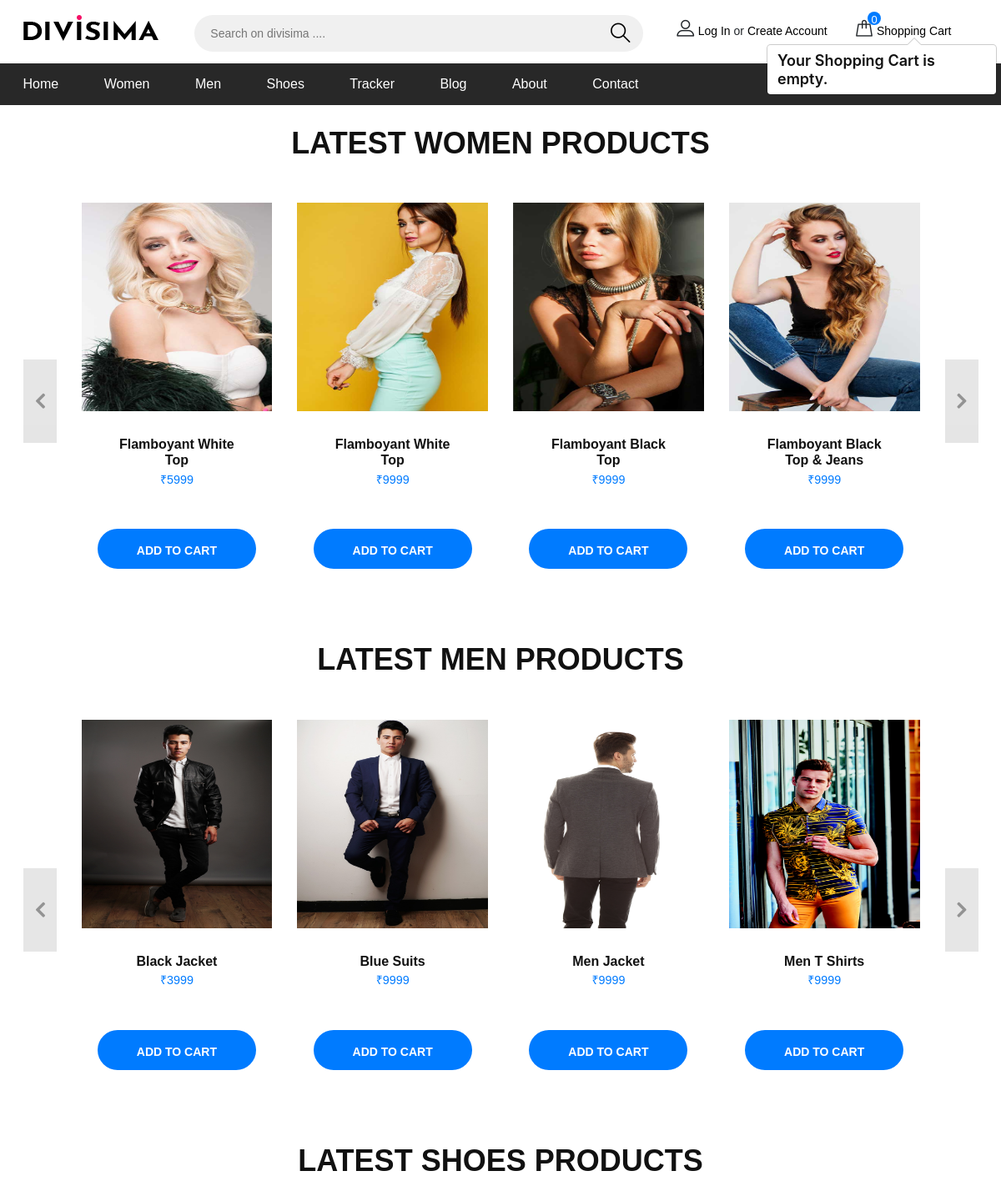
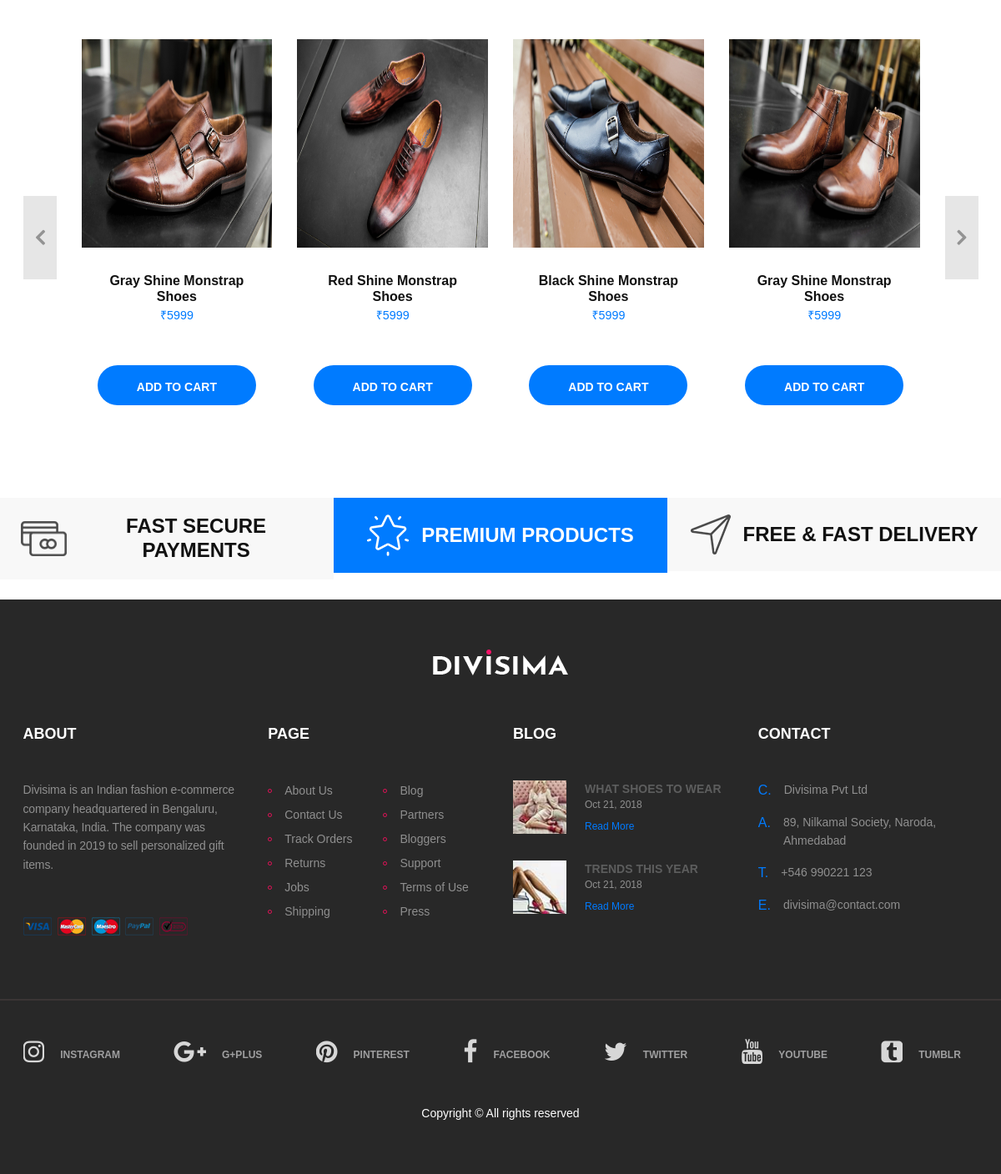
The page / on the database its author committed (2 pictures, top to bottom).
### shop/models.py (models this page shows, shortened)
class Product(models.Model):
    product_name = models.CharField(max_length=50)
    cate = models.CharField(max_length=50, default="", blank=True)
    subcate = models.CharField(max_length=50, default="", blank=True)
    img = models.ImageField(upload_to='shop/images',default="")
    price = models.CharField(max_length=20, default="")
    desc = models.TextField(max_length=1000, blank=True)
    pub_date = models.DateField()

### shop/views.py (the view)
# urls.py: path('', views.index, name='blog'),
def index(request):
    feat_prods = Feature_Product.objects.all()[::-1]
    allProd = []
    for cate in cates:
        prod = Product.objects.filter(cate=cate)[::-1]
        n = len(prod)
        nSlides = n//4 + ceil((n/4) - (n//4))
        allProd.append([prod, nSlides])
    context = {'allProd':allProd, 'feat_prods':feat_prods, 'cate':cates}
    return render(request, 'shop/index.html', context)

### shop/templates/shop/index.html (shortened to what this page needs)
{% extends 'shop/layout.html' %}
{% load static %}
{% block content %}
<div class="container my-4">
    <div class="row">
        <div class="col-md-12">
            {% for product, nSlides in allProd %}
            <h2 class="text-center">LATEST {{product.0.cate.upper}} PRODUCTS</h2>
            <div id="myCarousel{{forloop.counter}}" class="carousel slide" data-ride="carousel" data-interval="0">
                <div class="carousel-inner">
                    <div class="item carousel-item active">
                        <div class="row">
                            {% for i in product %}
                            <div class="col-sm-3">
                                <div class="thumb-wrapper">
                                    <div class="img-box" style="height: 250px;">
                                        <a href="/shop/product/{{i.id}}">
                                            <div id="imgpr{{i.id}}">
                                                <img src="{{i.img.url}}" height="300" width="300" class="img-responsive" alt="">
                                            </div>
                                        </a>
                                    </div>
                                    <div class="thumb-content">
                                        <a href="/shop/product/{{i.id}}">
                                            <h6 id="namepr{{i.id}}">{{i.product_name}}</h6>
                                        </a>
                                        <p class="item-price"><span id="pricepr{{i.id}}">{{i.price}}</span></p>
                                    </div>
                                    <span id="divpr{{i.id}}" class="divpr">
                                        <button id="pr{{i.id}}" class="site-btn cart">Add to Cart</button>
                                    </span>
                                    <pre>
                </div>
            </div>
            {% if forloop.counter|divisibleby:4 and forloop.counter > 0 and not forloop.last %}
          </div>
        </div>
            {% endif %}
          {% endfor %}
      </div>
      <a class="carousel-control left carousel-control-prev" href="#myCarousel{{forloop.counter}}" data-slide="prev">
        <i class="fa fa-angle-left"></i>
      </a>
      <a class="carousel-control right carousel-control-next" href="#myCarousel{{forloop.counter}}" data-slide="next">
        <i class="fa fa-angle-right"></i>
      </a>
    </div>
    {% endfor %}
    </div>
  </div>
</div>
<section class="features-section">
    <div class="container-fluid">
        <div class="row">
            <div class="col-md-4 p-0 feature">
                <div class="feature-inner">
                    <div class="feature-icon">
                        <img src="{% static 'img/icons/1.png' %}" alt="#">
                    </div>
                    <h2>Fast Secure Payments</h2>
                </div>
            </div>
            <div class="col-md-4 p-0 feature">
                <div class="feature-inner">
                    <div class="feature-icon">
                        <img src="{% static 'img/icons/2.png' %}" alt="#">
                    </div>
                    <h2>Premium Products</h2>
                </div>
            </div>
            <div class="col-md-4 p-0 feature">
                <div class="feature-inner">
                    <div class="feature-icon">
                        <img src="{% static 'img/icons/3.png' %}" alt="#">
                    </div>
                    <h2>Free & fast Delivery</h2>
                </div>
            </div>
        </div>
    </div>
</section>
{% endblock %}

### shop/templates/shop/layout.html (shortened to what this page needs)
{% load static %}
<!DOCTYPE html>
<html lang="zxx">
<head>
    <link rel="stylesheet" href="https://stackpath.bootstrapcdn.com/bootstrap/4.2.1/css/bootstrap.min.css"
>
    <link rel="stylesheet" href="{% static 'css/bootstrap.min.css' %}" />
    <link rel="stylesheet" href="{% static 'css/font-awesome.min.css' %}" />
    <link rel="stylesheet" href="{% static 'css/flaticon.css' %}" />
    <link rel="stylesheet" href="{% static 'css/slicknav.min.css' %}" />
    <link rel="stylesheet" href="{% static 'css/jquery-ui.min.css' %}" />
    <link rel="stylesheet" href="{% static 'css/owl.carousel.min.css' %}" />
    <link rel="stylesheet" href="{% static 'css/animate.css' %}" />
    <link rel="stylesheet" href="{% static 'css/style.css' %}" />
    <link rel="stylesheet" href="{% static 'css/popcart.css' %}" />
    <link rel="stylesheet" href="{% static 'css/carousel.css' %}" />
</head>
<body>
    <header class="header-section">
        <div class="header-top">
            <div class="container">
                <div class="row">
                    <div class="col-lg-2 text-center text-lg-left">
                        <a href="/" class="site-logo">
                            <img src="{% static 'img/logo.png' %}" alt="">
                        </a>
                    </div>
                    <div class="col-xl-6 col-lg-5">
                        <form class="header-search-form" action="/shop/search/">
                            <input type="search" name="search" required="" value="{{search_prod}}"
                                placeholder="Search on divisima ....">
                            <button><i class="flaticon-search"></i></button>
                        </form>
                    </div>
                    <div class="col-xl-4 col-lg-5">
                        <div class="user-panel">
                            {% if user.is_authenticated %}
                            <div class="up-item">
                                <ul class="main-menu">
                                    <li>
                                        <i class="flaticon-profile"></i>
                                        <a href="/shop/profile/{{user.id}}">{{user.username}}</a>
                                        <ul class="sub-menu">
                                            <li><a href="/shop/profile/{{user.id}}">Profile</a></li>
                                            <li><a href="/shop/order/{{user.id}}">Order</a></li>
                                            <li><a href="/shop/logout/">Log Out</a></li>
                                        </ul>
                                    </li>
                                </ul>
                            </div>
                            {% else %}
                            <div class="up-item">
                                <i class="flaticon-profile"></i>
                                <a href="/shop/login/">Log In</a> or <a href="/shop/register/">Create Account</a>
                            </div>
                            {% endif %}
                            <div class="up-item">
                                <div class="shopping-card">
                                    <i class="flaticon-bag"></i>
                                    <span id="cart">0</span>
                                </div>
                                <a href="/shop/cart/" id="popcart" data-toggle="popover" data-container="body"
                                    data-html="true" data-placement="bottom"
                                    data-img="{% static 'img/thumb-1.jpg' %}">Shopping Cart</a>
                            </div>
                        </div>
                    </div>
                </div>
            </div>
        </div>
        <nav class="main-navbar">
            <div class="container">
                <ul class="main-menu">
                    <li><a href="/">Home</a></li>
                    {% for i in cate %}
                    <li><a href="/category/{{i}}">{{i}}</a></li>
                    {% endfor %}
                    <li><a href="/shop/tracker/">Tracker</a></li>
                    <li><a href="#">Blog</a></li>
                    <li><a href="/shop/about/">About</a></li>
                    <li><a href="/shop/contact/">Contact</a></li>
                </ul>
            </div>
        </nav>
    </header>
    {% block content %}
    {% endblock %}
    <section class="footer-section my-4">
        <div class="container">
            <div class="footer-logo text-center">
                <a href="index.html"><img src="{% static './img/logo-light.png' %}" alt=""></a>
            </div>
            <div class="row">
                <div class="col-lg-3 col-sm-6">
                    <div class="footer-widget about-widget">
                        <h2>About</h2>
                        <p>Divisima is an Indian fashion e-commerce company headquartered in Bengaluru, Karnataka,
                            India. The company was founded in 2019 to sell personalized gift items.</p>
                        <img src="{% static 'img/cards.png' %}" alt="">
                    </div>
                </div>
                <div class="col-lg-3 col-sm-6">
                    <div class="footer-widget about-widget">
                        <h2>Page</h2>
                        <ul>
                            <li><a href="/shop/about/">About Us</a></li>
                            <li><a href="/shop/contact/">Contact Us</a></li>
                            <li><a href="/shop/tracker/">Track Orders</a></li>
                            <li><a href="">Returns</a></li>
                            <li><a href="">Jobs</a></li>
                            <li><a href="">Shipping</a></li>
                        </ul>
                        <ul>
                            <li><a href="">Blog</a></li>
                            <li><a href="">Partners</a></li>
                            <li><a href="">Bloggers</a></li>
                            <li><a href="">Support</a></li>
                            <li><a href="">Terms of Use</a></li>
                            <li><a href="">Press</a></li>
                        </ul>
                    </div>
                </div>
                <div class="col-lg-3 col-sm-6">
                    <div class="footer-widget about-widget">
                        <h2>Blog</h2>
                        <div class="fw-latest-post-widget">
                            <div class="lp-item">
                                <div class="lp-thumb set-bg" data-setbg="{% static 'img/blog-thumbs/1.jpg' %}"></div>
                                <div class="lp-content">
                                    <h6>what shoes to wear</h6>
                                    <span>Oct 21, 2018</span>
                                    <a href="#" class="readmore">Read More</a>
                                </div>
                            </div>
                            <div class="lp-item">
                                <div class="lp-thumb set-bg" data-setbg="{% static 'img/blog-thumbs/2.jpg' %}"></div>
                                <div class="lp-content">
                                    <h6>trends this year</h6>
                                    <span>Oct 21, 2018</span>
                                    <a href="#" class="readmore">Read More</a>
                                </div>
                            </div>
                        </div>
                    </div>
                </div>
                <div class="col-lg-3 col-sm-6">
                    <div class="footer-widget contact-widget">
                        <h2>Contact</h2>
                        <div class="con-info">
                            <span>C.</span>
                            <p>Divisima Pvt Ltd </p>
                        </div>
                        <div class="con-info">
                            <span>A.</span>
                            <p>89, Nilkamal Society, Naroda, Ahmedabad</p>
                        </div>
                        <div class="con-info">
                            <span>T.</span>
                            <p>+546 990221 123</p>
                        </div>
                        <div class="con-info">
                            <span>E.</span>
                            <p>divisima@contact.com</p>
                        </div>
                    </div>
                </div>
            </div>
        </div>
        <div class="social-links-warp">
            <div class="container">
                <div class="social-links">
                    <a href="" class="instagram"><i class="fa fa-instagram"></i><span>instagram</span></a>
                    <a href="" class="google-plus"><i class="fa fa-google-plus"></i><span>g+plus</span></a>
                    <a href="" class="pinterest"><i class="fa fa-pinterest"></i><span>pinterest</span></a>
                    <a href="" class="facebook"><i class="fa fa-facebook"></i><span>facebook</span></a>
                    <a href="" class="twitter"><i class="fa fa-twitter"></i><span>twitter</span></a>
                    <a href="" class="youtube"><i class="fa fa-youtube"></i><span>youtube</span></a>
                    <a href="" class="tumblr"><i class="fa fa-tumblr-square"></i><span>tumblr</span></a>
                </div>
                <p class="text-white text-center mt-5">Copyright &copy; All rights reserved</p>
            </div>
        </div>
    </section>
</body>
</html>

### shop/static/css/popcart.css (style rules this page uses)
*, *:before, *:after { box-sizing: border-box; }

### shop/static/css/carousel.css (style rules this page uses)
.carousel { margin: 50px auto; padding: 0 70px; }
.carousel .item { min-height: 330px; text-align: center; overflow: hidden; }
.carousel .item .img-box { height: 200px; width: 100%; position: relative; }
.carousel .item img { max-width: 100%; max-height: 100%; display: inline-block; position: absolute; bottom: 0; margin: 0 auto; left: 0; right: 0; }
.carousel .thumb-wrapper { text-align: center; }
.carousel .thumb-content { padding: 30px; }
.carousel .carousel-control { height: 100px; width: 40px; background: none; margin: auto 0; background: rgba(0, 0, 0, 0.2); }
.carousel .carousel-control i { font-size: 30px; position: absolute; top: 50%; display: inline-block; margin: -16px 0 0 0; z-index: 5; left: 0; right: 0; color: rgba(0, 0, 0, 0.8); text-shadow: none; font-weight: bold; }
.carousel .item-price { font-size: 13px; padding: 2px 0; }
.carousel .item-price span { color: #007bff; ; font-size: 110%; }
.carousel .carousel-control.left i { margin-left: -3px; }
.carousel .carousel-control.left i { margin-right: -3px; }

### rows shown on the page
Product: cate "WOMEN", img (picture), product_name "Flamboyant White Top", price "₹5999"
Product: img (picture), product_name "Flamboyant White Top", price "₹9999"
Product: img (picture), product_name "Flamboyant Black Top", price "₹9999"
Product: img (picture), product_name "Flamboyant Black Top & Jeans", price "₹9999"
Product: cate "MEN", img (picture), product_name "Black Jacket", price "₹3999"
Product: img (picture), product_name "Blue Suits", price "₹9999"
Product: img (picture), product_name "Men Jacket", price "₹9999"
Product: img (picture), product_name "Men T Shirts", price "₹9999"
Product: cate "SHOES", img (picture), product_name "Gray Shine Monstrap Shoes", price "₹5999"
Product: img (picture), product_name "Red Shine Monstrap Shoes", price "₹5999"
Product: img (picture), product_name "Black Shine Monstrap Shoes", price "₹5999"
Product: img (picture), product_name "Gray Shine Monstrap Shoes", price "₹5999"

### other values the page prints
{{ i }} "Women" "Men" "Shoes"
